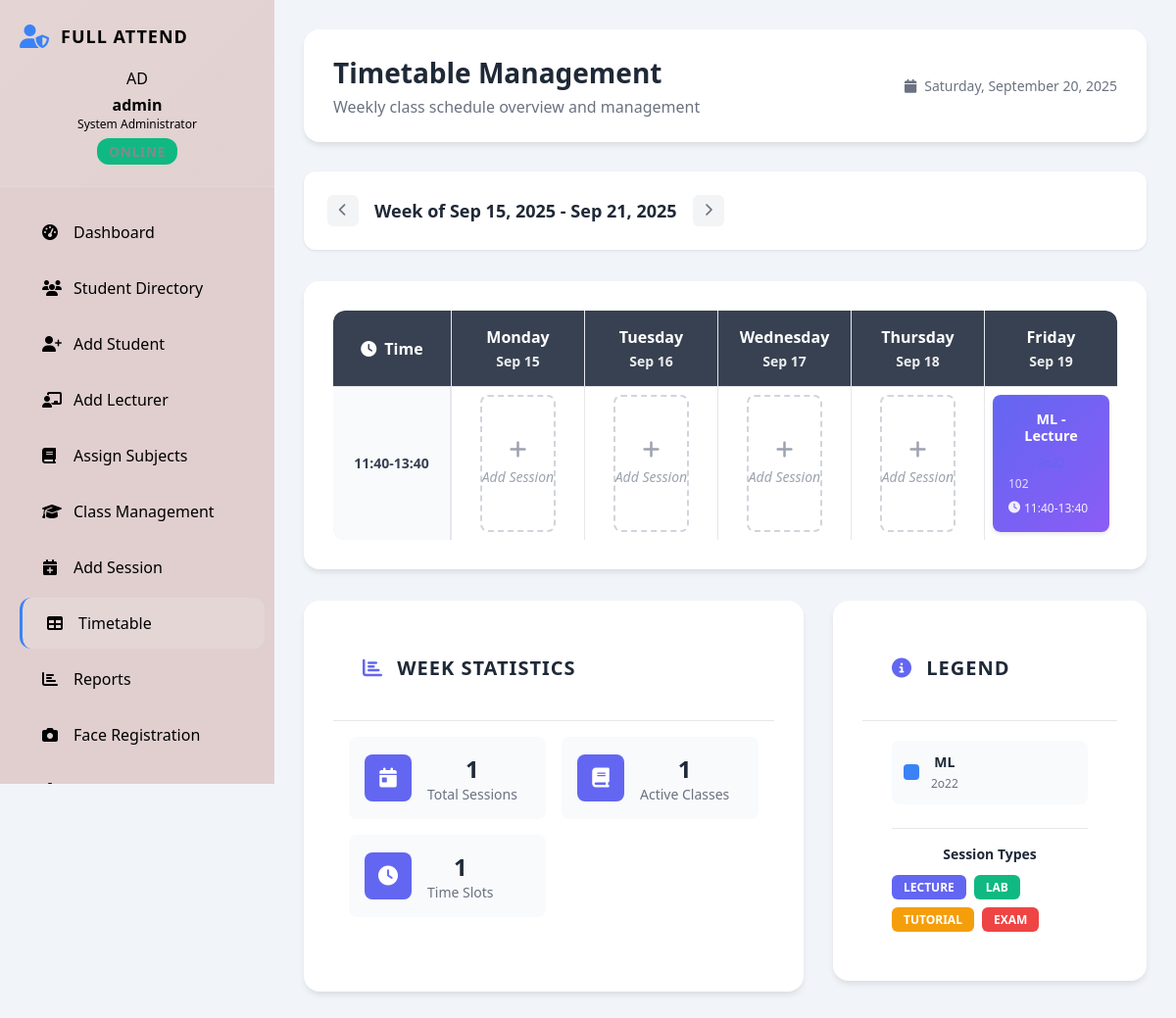
The app's page /admin/timetable.php (signed in) with its own data.
### tables this page shows
CREATE TABLE `sessions` (
  `id` int NOT NULL,
  `session_name` varchar(100) NOT NULL,
  `class_id` int NOT NULL,
  `session_date` date NOT NULL,
  `start_time` time NOT NULL,
  `end_time` time NOT NULL,
  `location` varchar(100) DEFAULT NULL,
  `session_type` enum('lecture','lab','tutorial','exam') DEFAULT 'lecture',
  `status` enum('scheduled','ongoing','completed','cancelled') DEFAULT 'scheduled',
  `created_by` int NOT NULL,
  `created_at` timestamp NULL DEFAULT CURRENT_TIMESTAMP,
  `updated_at` timestamp NULL DEFAULT CURRENT_TIMESTAMP ON UPDATE CURRENT_TIMESTAMP
);

CREATE TABLE `classes` (
  `id` int NOT NULL,
  `subject_id` int NOT NULL,
  `lecturer_id` int DEFAULT NULL,
  `class_name` varchar(100) NOT NULL,
  `class_code` varchar(20) NOT NULL,
  `description` text,
  `instructor_name` varchar(100) DEFAULT NULL,
  `semester` varchar(20) DEFAULT NULL,
  `academic_year` varchar(10) DEFAULT NULL,
  `status` enum('active','inactive') DEFAULT 'active',
  `created_at` timestamp NULL DEFAULT CURRENT_TIMESTAMP,
  `updated_at` timestamp NULL DEFAULT CURRENT_TIMESTAMP ON UPDATE CURRENT_TIMESTAMP
);

### admin/timetable.php (the view, shortened to what this page needs)
<?php
$pdo = getDBConnection();
$current_week = isset($_GET['week']) ? $_GET['week'] : date('Y-m-d');
$week_start = date('Y-m-d', strtotime('monday this week', strtotime($current_week)));
$week_end = date('Y-m-d', strtotime('sunday this week', strtotime($current_week)));
$days = [];
for ($i = 0; $i < 5; $i++) {
    $date = date('Y-m-d', strtotime($week_start . " +$i days"));
    $days[] = [
        'date' => $date,
        'name' => date('l', strtotime($date)),
        'display' => date('M j', strtotime($date)),
        'is_today' => $date === date('Y-m-d')
    ];
}
$sessions = [];
try {
    $stmt = $pdo->prepare("
        SELECT
            s.*,
            c.class_name,
            c.class_code,
            DATE_FORMAT(s.session_date, '%W') as day_name,
            TIME_FORMAT(s.start_time, '%H:%i') as start_time_formatted,
            TIME_FORMAT(s.end_time, '%H:%i') as end_time_formatted,
            CONCAT(TIME_FORMAT(s.start_time, '%H:%i'), '-', TIME_FORMAT(s.end_time, '%H:%i')) as time_slot
        FROM sessions s
        JOIN classes c ON s.class_id = c.id
        WHERE s.session_date BETWEEN ? AND ?
        AND s.status != 'cancelled'
        ORDER BY s.session_date, s.start_time
    ");
    $stmt->execute([$week_start, $week_end]);
    $sessions = $stmt->fetchAll();
} catch (PDOException $e) {
    $error_message = 'Error fetching sessions: ' . $e->getMessage();
}
$timetable = [];
$time_slots = [];
foreach ($sessions as $session) {
    $day = $session['day_name'];
    $time_slot = $session['time_slot'];
    if (!isset($timetable[$day])) {
        $timetable[$day] = [];
    }
    $timetable[$day][] = [
        'id' => $session['id'],
        'time' => $time_slot,
        'subject' => $session['session_name'],
        'class_name' => $session['class_name'],
        'class_code' => $session['class_code'],
        'location' => $session['location'],
        'session_type' => $session['session_type'],
        'status' => $session['status'],
        'start_time' => $session['start_time_formatted'],
        'end_time' => $session['end_time_formatted']
    ];
    if (!in_array($time_slot, $time_slots)) {
        $time_slots[] = $time_slot;
    }
}
sort($time_slots);
$unique_classes = [];
foreach ($sessions as $session) {
    $class_key = $session['class_code'];
    if (!isset($unique_classes[$class_key])) {
        $unique_classes[$class_key] = [
            'name' => $session['class_name'],
            'code' => $session['class_code']
        ];
    }
}
?>
<!DOCTYPE html>
<html lang="en">
<head>
    <link rel="stylesheet" href="admin_styles.css">
    <link rel="stylesheet" href="https://cdnjs.cloudflare.com/ajax/libs/font-awesome/6.4.0/css/all.min.css">
</head>
<body>
    <div class="admin-container">
        <?php include 'includes/sidebar.php'; ?>
        <main class="admin-main">
            <header class="dashboard-header">
                <div class="header-left">
                    <h1>Timetable Management</h1>
                    <p>Weekly class schedule overview and management</p>
                </div>
                <div class="header-right">
                    <div class="date-info">
                        <i class="fas fa-calendar"></i>
                        <span><?php echo date('l, F j, Y'); ?></span>
                    </div>
                </div>
            </header>
            <section class="timetable-controls">
                <div class="controls-container">
                    <div class="week-selector">
                        <button class="btn-icon" onclick="changeWeek(-1)">
                            <i class="fas fa-chevron-left"></i>
                        </button>
                        <span class="week-display">
                            Week of <?php echo date('M j, Y', strtotime($week_start)); ?> -
                            <?php echo date('M j, Y', strtotime($week_end)); ?>
                        </span>
                        <button class="btn-icon" onclick="changeWeek(1)">
                            <i class="fas fa-chevron-right"></i>
                        </button>
                    </div>
                </div>
            </section>
            <section class="timetable-section">
                <div class="card">
                    <div class="timetable-grid">
                        <div class="timetable-header">
                            <div class="time-slot-header">
                                <i class="fas fa-clock"></i>
                                Time
                            </div>
                            <?php foreach ($days as $day): ?>
                                <div class="day-header <?php echo $day['is_today'] ? 'today' : ''; ?>">
                                    <div class="day-name"><?php echo $day['name']; ?></div>
                                    <div class="day-date"><?php echo $day['display']; ?></div>
                                </div>
                            <?php endforeach; ?>
                        </div>
                        <?php if (count($time_slots) > 0): ?>
                            <?php foreach ($time_slots as $time): ?>
                                <div class="timetable-row">
                                    <div class="time-slot">
                                        <div class="time-display"><?php echo $time; ?></div>
                                    </div>
                                    <?php foreach ($days as $day): ?>
                                        <div class="schedule-cell" data-day="<?php echo $day['name']; ?>" data-time="<?php echo $time; ?>">
                                            <?php
                                            $class_found = false;
                                            if (isset($timetable[$day['name']])) {
                                                foreach ($timetable[$day['name']] as $class) {
                                                    if ($class['time'] === $time) {
                                                        $class_found = true;
                                                        $status_class = strtolower($class['status']);
                                                        $type_class = strtolower($class['session_type']);
                                                        echo '<div class="class-block ' . $status_class . ' ' . $type_class . '" onclick="viewSession(' . $class['id'] . ')">';
                                                        echo '<div class="class-subject">' . htmlspecialchars($class['subject']) . '</div>';
                                                        echo '<div class="class-details">';
                                                        echo '<span class="class-code">' . htmlspecialchars($class['class_code']) . '</span>';
                                                        echo '<span class="class-location">' . htmlspecialchars($class['location']) . '</span>';
                                                        echo '</div>';
                                                        echo '<div class="class-time">';
                                                        echo '<i class="fas fa-clock"></i>';
                                                        echo htmlspecialchars($class['start_time']) . '-' . htmlspecialchars($class['end_time']);
                                                        echo '</div>';
                                                        echo '</div>';
                                                        break;
                                                    }
                                                }
                                            }
                                            if (!$class_found) {
                                                echo '<div class="empty-slot" onclick="addSession(\'' . $day['date'] . '\', \'' . $time . '\')">';
                                                echo '<i class="fas fa-plus"></i>';
                                                echo '<span>Add Session</span>';
                                                echo '</div>';
                                            }
                                            ?>
                                        </div>
                                    <?php endforeach; ?>
                                </div>
                            <?php endforeach; ?>
                        <?php endif; ?>
                    </div>
                </div>
            </section>
            <div class="content-grid">
                <section class="timetable-stats">
                    <div class="card">
                        <div class="card-header">
                            <h3><i class="fas fa-chart-bar"></i> Week Statistics</h3>
                        </div>
                        <div class="stats-grid">
                            <div class="stat-item">
                                <div class="stat-icon">
                                    <i class="fas fa-calendar-day"></i>
                                </div>
                                <div class="stat-info">
                                    <h4><?php echo count($sessions); ?></h4>
                                    <p>Total Sessions</p>
                                </div>
                            </div>
                            <div class="stat-item">
                                <div class="stat-icon">
                                    <i class="fas fa-book"></i>
                                </div>
                                <div class="stat-info">
                                    <h4><?php echo count($unique_classes); ?></h4>
                                    <p>Active Classes</p>
                                </div>
                            </div>
                            <div class="stat-item">
                                <div class="stat-icon">
                                    <i class="fas fa-clock"></i>
                                </div>
                                <div class="stat-info">
                                    <h4><?php echo count($time_slots); ?></h4>
                                    <p>Time Slots</p>
                                </div>
                            </div>
                        </div>
                    </div>
                </section>
                <section class="timetable-legend">
                    <div class="card">
                        <div class="card-header">
                            <h3><i class="fas fa-info-circle"></i> Legend</h3>
                        </div>
                        <div class="legend-content">
                            <?php if (count($unique_classes) > 0): ?>
                                <div class="legend-grid">
                                    <?php
                                    $colors = ['#3b82f6', '#10b981', '#f59e0b', '#ef4444', '#8b5cf6', '#06b6d4'];
                                    $color_index = 0;
                                    foreach ($unique_classes as $class):
                                        $color = $colors[$color_index % count($colors)];
                                        $color_index++;
                                    ?>
                                        <div class="legend-item">
                                            <div class="legend-color" style="background-color: <?php echo $color; ?>"></div>
                                            <div class="legend-text">
                                                <strong><?php echo htmlspecialchars($class['name']); ?></strong>
                                                <small><?php echo htmlspecialchars($class['code']); ?></small>
                                            </div>
                                        </div>
                                    <?php endforeach; ?>
                                </div>
                            <?php else: ?>
                                <div class="empty-legend">
                                    <p>No classes scheduled for this week.</p>
                                </div>
                            <?php endif; ?>
                            <div class="type-legend">
                                <h4>Session Types</h4>
                                <div class="type-grid">
                                    <div class="type-item">
                                        <div class="type-badge lecture">Lecture</div>
                                    </div>
                                    <div class="type-item">
                                        <div class="type-badge lab">Lab</div>
                                    </div>
                                    <div class="type-item">
                                        <div class="type-badge tutorial">Tutorial</div>
                                    </div>
                                    <div class="type-item">
                                        <div class="type-badge exam">Exam</div>
                                    </div>
                                </div>
                            </div>
                        </div>
                    </div>
                </section>
            </div>
        </main>
    </div>
</body>
</html>

### records on screen
sessions: name "Friday", display "Sep 19", session_name "ML - Lecture", location "102", start_time "11:40", end_time "13:40", class.class_name "ML", class.class_code "2o22"

### other values on screen
substr($_SESSION['admin_username'] ?? 'A', 0, 2) "AD"
$_SESSION['admin_username'] "admin"
date('M j, Y', strtotime($week_start)) "Sep 15, 2025"
date('M j, Y', strtotime($week_end)) "Sep 21, 2025"
$day['name'] "Monday"
$day['display'] "Sep 15"
$day['name'] "Tuesday"
$day['display'] "Sep 16"
$day['name'] "Wednesday"
$day['display'] "Sep 17"
$day['name'] "Thursday"
$day['display'] "Sep 18"
$time "11:40-13:40"
count($sessions) "1"
count($unique_classes) "1"
